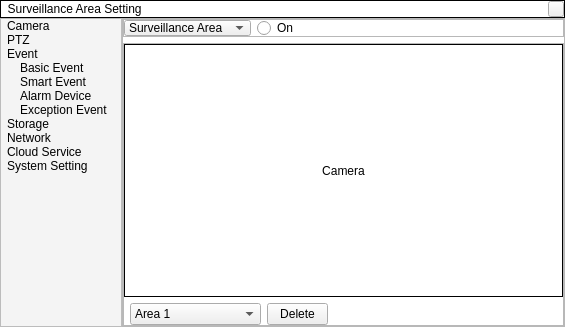
<?xml version="1.0" encoding="UTF-8"?>
<ui version="4.0">
 <class>SurveillanceArea</class>
 <widget class="QWidget" name="SurveillanceArea">
  <property name="geometry">
   <rect>
    <x>0</x>
    <y>0</y>
    <width>565</width>
    <height>327</height>
   </rect>
  </property>
  <property name="windowTitle">
   <string>Form</string>
  </property>
  <property name="styleSheet">
   <string notr="true">#SurveillanceArea{
background-color:rgb(255, 255, 255);
border:1px solid black;
}
#label_cam, #frame, #tableWidget{
border:1px solid black;
}
#frame_2{
background-color:rgb(244,244,244);
}
#frame_2 QPushButton{
text-align: left;
border:None;
}
#frame_2 QPushButton:hover, #frame_3 QPushButton:hover{
background-color:rgb(222, 222, 222);
}

#comboBox:hover, #radioButton:hover, #comboBox_2:hover{
background-color:rgb(222, 222, 222);
}</string>
  </property>
  <layout class="QGridLayout" name="gridLayout_6">
   <property name="leftMargin">
    <number>0</number>
   </property>
   <property name="topMargin">
    <number>0</number>
   </property>
   <property name="rightMargin">
    <number>0</number>
   </property>
   <property name="bottomMargin">
    <number>0</number>
   </property>
   <property name="spacing">
    <number>0</number>
   </property>
   <item row="0" column="0" colspan="2">
    <widget class="QFrame" name="frame">
     <property name="maximumSize">
      <size>
       <width>16777215</width>
       <height>21</height>
      </size>
     </property>
     <property name="frameShape">
      <enum>QFrame::StyledPanel</enum>
     </property>
     <property name="frameShadow">
      <enum>QFrame::Raised</enum>
     </property>
     <layout class="QGridLayout" name="gridLayout_3">
      <property name="leftMargin">
       <number>0</number>
      </property>
      <property name="topMargin">
       <number>0</number>
      </property>
      <property name="rightMargin">
       <number>0</number>
      </property>
      <property name="bottomMargin">
       <number>0</number>
      </property>
      <item row="0" column="0">
       <widget class="QLabel" name="label_2">
        <property name="maximumSize">
         <size>
          <width>201</width>
          <height>16</height>
         </size>
        </property>
        <property name="text">
         <string>  Surveillance Area Setting</string>
        </property>
       </widget>
      </item>
      <item row="0" column="1">
       <spacer name="horizontalSpacer">
        <property name="orientation">
         <enum>Qt::Horizontal</enum>
        </property>
        <property name="sizeHint" stdset="0">
         <size>
          <width>125</width>
          <height>13</height>
         </size>
        </property>
       </spacer>
      </item>
      <item row="0" column="2">
       <widget class="QPushButton" name="pushButton">
        <property name="maximumSize">
         <size>
          <width>16</width>
          <height>16</height>
         </size>
        </property>
        <property name="text">
         <string/>
        </property>
        <property name="icon">
         <iconset>
          <normaloff>:/icon/icons/reject.png</normaloff>:/icon/icons/reject.png</iconset>
        </property>
       </widget>
      </item>
     </layout>
    </widget>
   </item>
   <item row="1" column="0">
    <widget class="QFrame" name="frame_2">
     <property name="frameShape">
      <enum>QFrame::StyledPanel</enum>
     </property>
     <property name="frameShadow">
      <enum>QFrame::Raised</enum>
     </property>
     <layout class="QGridLayout" name="gridLayout">
      <property name="leftMargin">
       <number>6</number>
      </property>
      <property name="topMargin">
       <number>0</number>
      </property>
      <property name="rightMargin">
       <number>0</number>
      </property>
      <property name="bottomMargin">
       <number>0</number>
      </property>
      <property name="verticalSpacing">
       <number>0</number>
      </property>
      <item row="0" column="0" colspan="2">
       <widget class="QPushButton" name="pushButton_6">
        <property name="maximumSize">
         <size>
          <width>16777215</width>
          <height>21</height>
         </size>
        </property>
        <property name="text">
         <string>Camera</string>
        </property>
        <property name="flat">
         <bool>false</bool>
        </property>
       </widget>
      </item>
      <item row="1" column="0">
       <widget class="QPushButton" name="pushButton_7">
        <property name="maximumSize">
         <size>
          <width>16777215</width>
          <height>21</height>
         </size>
        </property>
        <property name="text">
         <string>PTZ</string>
        </property>
        <property name="flat">
         <bool>false</bool>
        </property>
       </widget>
      </item>
      <item row="2" column="0" colspan="2">
       <widget class="QPushButton" name="pushButton_8">
        <property name="maximumSize">
         <size>
          <width>16777215</width>
          <height>21</height>
         </size>
        </property>
        <property name="layoutDirection">
         <enum>Qt::RightToLeft</enum>
        </property>
        <property name="text">
         <string>Event</string>
        </property>
        <property name="icon">
         <iconset>
          <normaloff>:/icon/icons/arrow_right.png</normaloff>
          <normalon>:/icon/icons/arrow_down.png</normalon>:/icon/icons/arrow_right.png</iconset>
        </property>
        <property name="iconSize">
         <size>
          <width>10</width>
          <height>10</height>
         </size>
        </property>
        <property name="checkable">
         <bool>true</bool>
        </property>
        <property name="flat">
         <bool>false</bool>
        </property>
       </widget>
      </item>
      <item row="3" column="0" colspan="2">
       <layout class="QHBoxLayout" name="horizontalLayout">
        <item>
         <spacer name="horizontalSpacer_3">
          <property name="orientation">
           <enum>Qt::Horizontal</enum>
          </property>
          <property name="sizeHint" stdset="0">
           <size>
            <width>13</width>
            <height>13</height>
           </size>
          </property>
         </spacer>
        </item>
        <item>
         <widget class="QWidget" name="widget" native="true">
          <layout class="QVBoxLayout" name="verticalLayout">
           <property name="spacing">
            <number>0</number>
           </property>
           <property name="leftMargin">
            <number>0</number>
           </property>
           <property name="topMargin">
            <number>0</number>
           </property>
           <property name="rightMargin">
            <number>0</number>
           </property>
           <property name="bottomMargin">
            <number>0</number>
           </property>
           <item>
            <widget class="QPushButton" name="pushButton_13">
             <property name="maximumSize">
              <size>
               <width>16777215</width>
               <height>21</height>
              </size>
             </property>
             <property name="text">
              <string>Basic Event</string>
             </property>
             <property name="flat">
              <bool>false</bool>
             </property>
            </widget>
           </item>
           <item>
            <widget class="QPushButton" name="pushButton_14">
             <property name="maximumSize">
              <size>
               <width>16777215</width>
               <height>21</height>
              </size>
             </property>
             <property name="text">
              <string>Smart Event</string>
             </property>
             <property name="flat">
              <bool>false</bool>
             </property>
            </widget>
           </item>
           <item>
            <widget class="QPushButton" name="pushButton_15">
             <property name="maximumSize">
              <size>
               <width>16777215</width>
               <height>21</height>
              </size>
             </property>
             <property name="text">
              <string>Alarm Device</string>
             </property>
             <property name="flat">
              <bool>false</bool>
             </property>
            </widget>
           </item>
           <item>
            <widget class="QPushButton" name="pushButton_16">
             <property name="maximumSize">
              <size>
               <width>16777215</width>
               <height>21</height>
              </size>
             </property>
             <property name="text">
              <string>Exception Event</string>
             </property>
             <property name="flat">
              <bool>false</bool>
             </property>
            </widget>
           </item>
          </layout>
         </widget>
        </item>
        <item>
         <spacer name="horizontalSpacer_4">
          <property name="orientation">
           <enum>Qt::Horizontal</enum>
          </property>
          <property name="sizeHint" stdset="0">
           <size>
            <width>13</width>
            <height>13</height>
           </size>
          </property>
         </spacer>
        </item>
       </layout>
      </item>
      <item row="4" column="0" colspan="2">
       <widget class="QPushButton" name="pushButton_9">
        <property name="maximumSize">
         <size>
          <width>16777215</width>
          <height>21</height>
         </size>
        </property>
        <property name="text">
         <string>Storage</string>
        </property>
        <property name="flat">
         <bool>false</bool>
        </property>
       </widget>
      </item>
      <item row="5" column="0" colspan="2">
       <widget class="QPushButton" name="pushButton_10">
        <property name="maximumSize">
         <size>
          <width>16777215</width>
          <height>21</height>
         </size>
        </property>
        <property name="text">
         <string>Network</string>
        </property>
        <property name="flat">
         <bool>false</bool>
        </property>
       </widget>
      </item>
      <item row="6" column="0" colspan="2">
       <widget class="QPushButton" name="pushButton_11">
        <property name="maximumSize">
         <size>
          <width>16777215</width>
          <height>21</height>
         </size>
        </property>
        <property name="text">
         <string>Cloud Service</string>
        </property>
        <property name="flat">
         <bool>false</bool>
        </property>
       </widget>
      </item>
      <item row="7" column="0" colspan="2">
       <widget class="QPushButton" name="pushButton_12">
        <property name="maximumSize">
         <size>
          <width>16777215</width>
          <height>21</height>
         </size>
        </property>
        <property name="text">
         <string>System Setting</string>
        </property>
        <property name="flat">
         <bool>false</bool>
        </property>
       </widget>
      </item>
      <item row="8" column="1">
       <spacer name="verticalSpacer_2">
        <property name="orientation">
         <enum>Qt::Vertical</enum>
        </property>
        <property name="sizeHint" stdset="0">
         <size>
          <width>20</width>
          <height>164</height>
         </size>
        </property>
       </spacer>
      </item>
     </layout>
    </widget>
   </item>
   <item row="1" column="1">
    <widget class="QFrame" name="frame_3">
     <property name="frameShape">
      <enum>QFrame::StyledPanel</enum>
     </property>
     <property name="frameShadow">
      <enum>QFrame::Raised</enum>
     </property>
     <layout class="QGridLayout" name="gridLayout_5">
      <property name="leftMargin">
       <number>0</number>
      </property>
      <property name="topMargin">
       <number>0</number>
      </property>
      <property name="rightMargin">
       <number>0</number>
      </property>
      <property name="bottomMargin">
       <number>0</number>
      </property>
      <item row="0" column="0">
       <widget class="QFrame" name="frame_4">
        <property name="maximumSize">
         <size>
          <width>16777215</width>
          <height>18</height>
         </size>
        </property>
        <property name="frameShape">
         <enum>QFrame::StyledPanel</enum>
        </property>
        <property name="frameShadow">
         <enum>QFrame::Raised</enum>
        </property>
        <layout class="QGridLayout" name="gridLayout_2">
         <property name="leftMargin">
          <number>0</number>
         </property>
         <property name="topMargin">
          <number>0</number>
         </property>
         <property name="rightMargin">
          <number>0</number>
         </property>
         <property name="bottomMargin">
          <number>0</number>
         </property>
         <item row="0" column="0">
          <widget class="QComboBox" name="comboBox">
           <property name="maximumSize">
            <size>
             <width>16777215</width>
             <height>16</height>
            </size>
           </property>
           <item>
            <property name="text">
             <string>Surveillance Area</string>
            </property>
           </item>
           <item>
            <property name="text">
             <string>New Item</string>
            </property>
           </item>
           <item>
            <property name="text">
             <string>New Item</string>
            </property>
           </item>
          </widget>
         </item>
         <item row="0" column="1">
          <widget class="QRadioButton" name="radioButton">
           <property name="maximumSize">
            <size>
             <width>16777215</width>
             <height>16</height>
            </size>
           </property>
           <property name="text">
            <string>On</string>
           </property>
          </widget>
         </item>
         <item row="0" column="2">
          <spacer name="horizontalSpacer_2">
           <property name="orientation">
            <enum>Qt::Horizontal</enum>
           </property>
           <property name="sizeHint" stdset="0">
            <size>
             <width>171</width>
             <height>13</height>
            </size>
           </property>
          </spacer>
         </item>
        </layout>
       </widget>
      </item>
      <item row="1" column="0">
       <widget class="QFrame" name="frame_5">
        <property name="frameShape">
         <enum>QFrame::StyledPanel</enum>
        </property>
        <property name="frameShadow">
         <enum>QFrame::Raised</enum>
        </property>
        <layout class="QGridLayout" name="gridLayout_4">
         <property name="leftMargin">
          <number>0</number>
         </property>
         <property name="topMargin">
          <number>0</number>
         </property>
         <property name="rightMargin">
          <number>0</number>
         </property>
         <property name="bottomMargin">
          <number>0</number>
         </property>
         <item row="0" column="0" colspan="2">
          <widget class="QLabel" name="label_cam">
           <property name="minimumSize">
            <size>
             <width>312</width>
             <height>201</height>
            </size>
           </property>
           <property name="text">
            <string>Camera</string>
           </property>
           <property name="alignment">
            <set>Qt::AlignCenter</set>
           </property>
          </widget>
         </item>
         <item row="1" column="1">
          <layout class="QHBoxLayout" name="horizontalLayout_2">
           <item>
            <widget class="QComboBox" name="comboBox_2">
             <property name="minimumSize">
              <size>
               <width>131</width>
               <height>22</height>
              </size>
             </property>
             <property name="maximumSize">
              <size>
               <width>16777215</width>
               <height>16777215</height>
              </size>
             </property>
             <item>
              <property name="text">
               <string>Area 1</string>
              </property>
             </item>
             <item>
              <property name="text">
               <string>Area 2</string>
              </property>
             </item>
             <item>
              <property name="text">
               <string>Area 3</string>
              </property>
             </item>
             <item>
              <property name="text">
               <string>Area 4</string>
              </property>
             </item>
            </widget>
           </item>
           <item>
            <widget class="QPushButton" name="pushButton_2">
             <property name="maximumSize">
              <size>
               <width>61</width>
               <height>23</height>
              </size>
             </property>
             <property name="text">
              <string>Delete</string>
             </property>
             <property name="icon">
              <iconset>
               <normaloff>:/icon/icons/reject.png</normaloff>:/icon/icons/reject.png</iconset>
             </property>
            </widget>
           </item>
           <item>
            <spacer name="horizontalSpacer_5">
             <property name="orientation">
              <enum>Qt::Horizontal</enum>
             </property>
             <property name="sizeHint" stdset="0">
              <size>
               <width>58</width>
               <height>20</height>
              </size>
             </property>
            </spacer>
           </item>
           <item>
            <widget class="QPushButton" name="pushButton_3">
             <property name="maximumSize">
              <size>
               <width>16</width>
               <height>16</height>
              </size>
             </property>
             <property name="text">
              <string/>
             </property>
             <property name="icon">
              <iconset>
               <normaloff>:/icon/icons/camera.png</normaloff>:/icon/icons/camera.png</iconset>
             </property>
             <property name="flat">
              <bool>true</bool>
             </property>
            </widget>
           </item>
          </layout>
         </item>
        </layout>
       </widget>
      </item>
     </layout>
    </widget>
   </item>
  </layout>
 </widget>
 <resources>
  <include location="../../resources.qrc"/>
 </resources>
 <connections>
  <connection>
   <sender>pushButton_8</sender>
   <signal>toggled(bool)</signal>
   <receiver>widget</receiver>
   <slot>setVisible(bool)</slot>
   <hints>
    <hint type="sourcelabel">
     <x>71</x>
     <y>102</y>
    </hint>
    <hint type="destinationlabel">
     <x>83</x>
     <y>124</y>
    </hint>
   </hints>
  </connection>
 </connections>
</ui>
